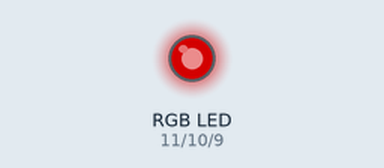
This sketch was run on a simulated Arduino Uno, built with avr-gcc and run on an emulated ATmega328P. Shown: an RGB LED mixed from three pins (HIGH = lit). Dim RGB values are drawn brighter than linear.

Above: at 0.05 s.
At 1.5 s:
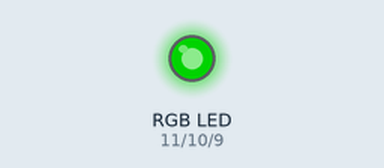
At 3.0 s:
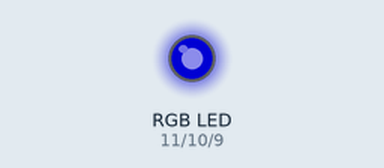
At 3.75 s:
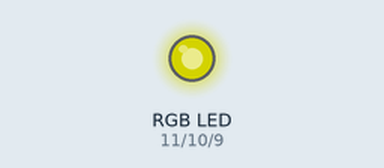
At 4.5 s:
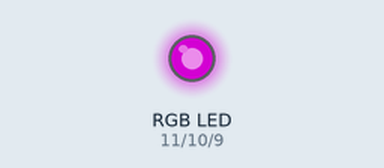
At 6.0 s:
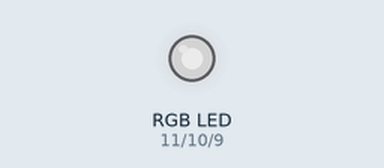
Timing chart, 0 to 7.8 s (numbered marks = the images above):
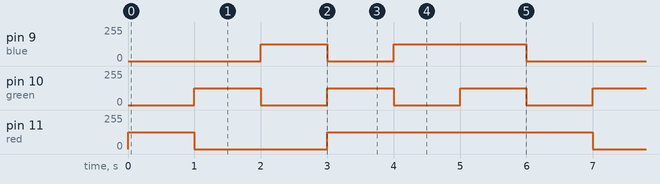

The sketch:

day_08.ino
```cpp
// Check whether the battery is fully charged

// PWM:
int blue = 9;
int green = 10;
int red = 11;

void RGB_color(int red_value, int green_value, int blue_value) {
  analogWrite(red, red_value);
  analogWrite(green, green_value);
  analogWrite(blue, blue_value);
  delay(1000);
}

void setup() {
  pinMode(red, OUTPUT);
  pinMode(blue, OUTPUT);
  pinMode(green, OUTPUT);
}

void loop() {
  RGB_color(125, 0, 0); // RED
  RGB_color(0, 125, 0); // GREEN
  RGB_color(0, 0, 125); // BLUE
  RGB_color(125, 125, 0); // YELLOW
  RGB_color(125, 0, 125); // PURPLE
  RGB_color(125, 125, 125); // WHITE
}
```

Measured:
- by itself, pin 9 (blue): repeats every 6.0 s: 0/255 1.0 s, 125/255 2.0 s, 0/255 2.0 s, 125/255 1.0 s
- by itself, pin 10 (green): alternates 125/255 for 1.0 s and 0/255 for 1.0 s
- by itself, pin 11 (red): repeats every 6.0 s: 0/255 2.0 s, 125/255 4.0 s
